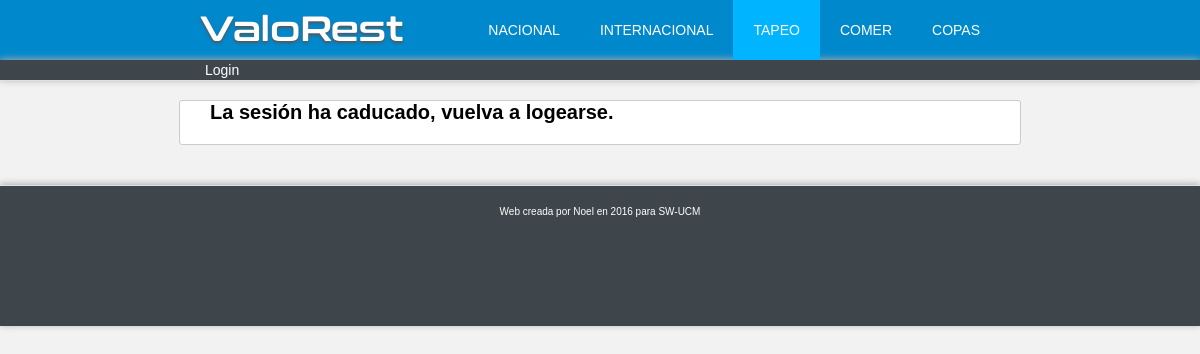
The page /tapeo.php (signed in) on the database its author committed.
### tables this page shows
CREATE TABLE IF NOT EXISTS `menu` (
    `idmenu`            INT(11) NOT NULL AUTO_INCREMENT,
    `permissions`       INT(11) NOT NULL,
    `type`              INT(11) NOT NULL,
    `sequence`          INT(11) NOT NULL,
    `page`              VARCHAR(255) NOT NULL,
    `name`              VARCHAR(255) NOT NULL,
    `parameter`         VARCHAR(255) NOT NULL,
    PRIMARY KEY  (`idmenu`)
);

### lib/dataaccess.php (called while the page is built, shortened)
<?php
function consult($sql){
    $result = array();
    $bd = new DataAccess();
    $bd->run($sql);
    while(($fila = $bd->row()) !== false ){
        $result[] = $fila;
    }
    return $result;
}
function remove($sql){
    $bd = new DataAccess();
    $result = $bd->run($sql);
    return $result;
}
class DataAccess {
    var $bd;
    var $query;
    function DataAccess($server = SERVER_CONNECTION, $user = USER_CONNECTION, $psw = PSW_CONNECTION, $bd = BBDD_CONNECTION){
        $this->bd = new mysqli($server, $user, $psw, $bd);
        $this->bd->set_charset("utf8");
    }
    function run($sql){
        if( ($this->query = $this->bd->query($sql)) === false ) {
            return false;
        } else {
            return true;
        }
    }
    function row(){
        if ( $fila = $this->query->fetch_assoc())
            return $fila;
        else
            return false;
    }
}
?>

### lib/global.php (called while the page is built, shortened)
<?php
require_once('lib/dataaccess.php');
require_once('lib/security.php');
function getMenu($type = 0){
    if(!isset($_SESSION['Rol'])){
        $result = consult("SELECT page,name,parameter FROM menu WHERE permissions = 0 AND type = ".$type." ORDER BY sequence ASC;");
    }
    else{
        $result = consult("SELECT page,name,parameter FROM menu WHERE permissions <= ".$_SESSION['Rol']." AND type = ".$type." ORDER BY sequence ASC;");
    }
    return $result;
}
?>

### lib/security.php (called while the page is built, shortened)
<?php
function start($rol = 0){
    $message = "";
    if(!isset($_SESSION['Login']) || !$_SESSION['Login']){
        checkCookie();
    }else{
        if(!checkSession()){
            $message = "La sesión ha caducado, vuelva a logearse.";
        }
    }
    return $message;
}
function checkSession(){
    $result = consult("SELECT * FROM `session` WHERE `key` = '".$_SESSION['SKey']."';");
    if(count($result)){
        $result = $result[0];
        if($result['iduser']==$_SESSION['IdUser'] && $result['ip']==$_SESSION['IPaddress']){
            modify("UPDATE session SET `lastactivity` = ".$_SERVER['REQUEST_TIME']." WHERE `key` = '".$_SESSION['SKey']."';");
            return true;
        }else{
            logOut();
            return false;
        }
    }else{
        return false;
    }
}
?>

### tapeo.php (the view, shortened to what this page needs)
<?php
require_once('lib/global.php');
$message = start();
?>
<html lang="es">
<?php require_once('common/head.php'); ?>
<body class="column">
    <?php require_once('common/header.php'); ?>
    <div class="center-800 column container">
        <?php if($message != '') echo "<h2>".$message."</h2>"; ?>
    </div>
    <?php require_once('common/footer.php'); ?>
</body>
</html>

### common/header.php (shortened to what this page needs)
<header>
    <div class="row center-800">
        <div id="logo" class="grow2">
            <h1><a href="index.php">ValoRest</a></h1>
        </div>
        <nav id="menu" class="menu-header">
            <ul>
<?php
foreach (getMenu(1) as $key => $value) {
    if(strstr($_SERVER['REQUEST_URI'], $value['page'])){
        echo "<li><a href=\"".$value['page'].".php?".$value['parameter']."\" id=\"menu-active\">".$value['name']."</a></li>\r\n";
    }else{
        echo "<li><a href=\"".$value['page'].".php?".$value['parameter']."\">".$value['name']."</a></li>\r\n";
    }
}
?>
            </ul>
        </nav>
    </div>
    <div id="menu2">
        <ul class="row center-800">
<?php
if(isset($_SESSION['Login']) && $_SESSION['Login']==true){
    if(strstr($_SERVER['REQUEST_URI'], 'login')){
        echo "<li><a href=\"login.php?logOut=true\" id=\"menu2-active\">Logout</a></li>\r\n";
    }else{
        echo "<li><a href=\"login.php?logOut=true\">Logout</a></li>\r\n";
    }
}else{
    if(strstr($_SERVER['REQUEST_URI'], 'login')){
        echo "<li><a href=\"login.php\" id=\"menu2-active\">Login</a></li>\r\n";
    }else{
        echo "<li><a href=\"login.php\">Login</a></li>\r\n";
    }
}
?>
        </ul>
    </div>
</header>

### css/menu.css (style rules this page uses)
#menu ul { list-style: none; font-size: 14px; }
#menu li { display: block; float: left; text-transform: uppercase; text-align: center; height: 60px; }
#menu li a { display: block; color: #fff; text-decoration: none; height: 60px; line-height: 60px; padding: 0 20px; }
#menu-active { background: #00b4ff; }

### css/menu2.css (style rules this page uses)
#menu2 { width: 100%; text-align: center; height: 20px; line-height: 20px; border-bottom: 1px solid #E0E0E0; box-shadow: 0px -1px 7px #AAA; background: #3E464C; color: white; }
#menu2 ul { list-style: none; font-size: 14px; }
#menu2 li a { padding-left: 5px; padding-right: 5px; color: white; text-decoration: none; }

### css/estructura.css (style rules this page uses)
* { margin: 0; padding: 0; }
header { height:80px; width:100%; display: block; position: relative; }
nav { display: block; }
.column { display: flex; flex-direction: column; }
.row { display: flex; flex-direction: row; }
.grow2 { flex-grow: 2; }

### css/interfaz.css (style rules this page uses)
body { font-family: "verdana", Arial; background-color: #F2F2F2; }
header { background-color: #0088cc; color: white; }
h1 { font-family: "conthrax-sb"; font-size: 35px; text-shadow: 0px 2px 3px #555; }
h1 a:link, h1 a:visited, h1 a:hover, h1 a:active { text-decoration: none; color: white; }
h2 { font-size: 20px; margin-left: 10px; }
#logo a { height: 60px; line-height: 60px; }
.center-800 { margin-left: auto; margin-right: auto; width: 100%; max-width: 800px; min-width: 300px; }
.container { margin-top: 20px; border-radius: 3px; -moz-border-radius: 3px; -webkit-border-radius: 3px; border: 1px solid #ccc; background-color: white; padding-bottom: 20px; padding-left: 20px; padding-right: 20px; }

### rows shown on the page
menu: name "NACIONAL"
menu: name "INTERNACIONAL"
menu: name "TAPEO"
menu: name "COMER"
menu: name "COPAS"

### other values the page prints
$message "La sesión ha caducado, vuelva a logearse."
